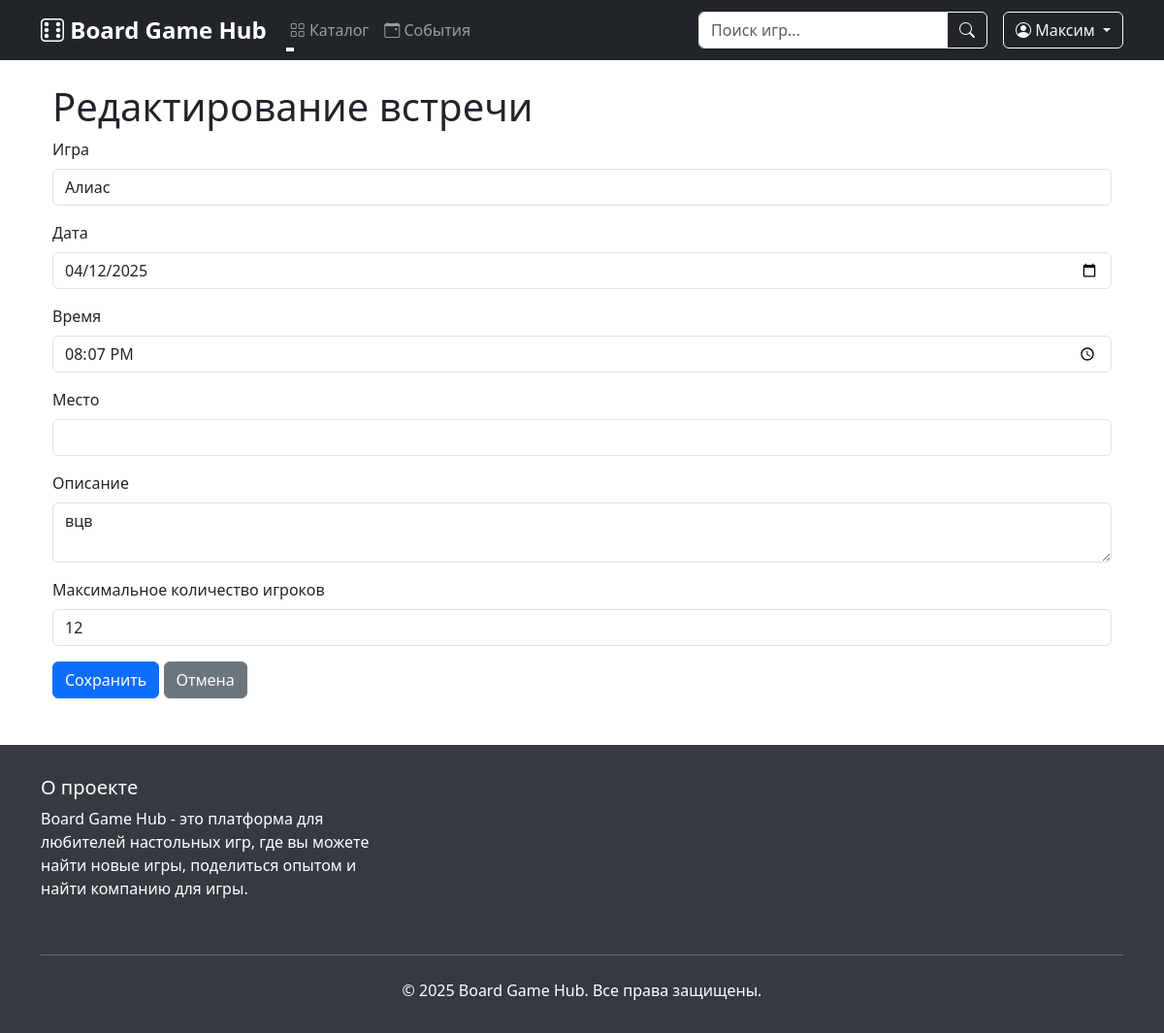
Before: /game_sessions/3/edit (signed in) with the older database file.
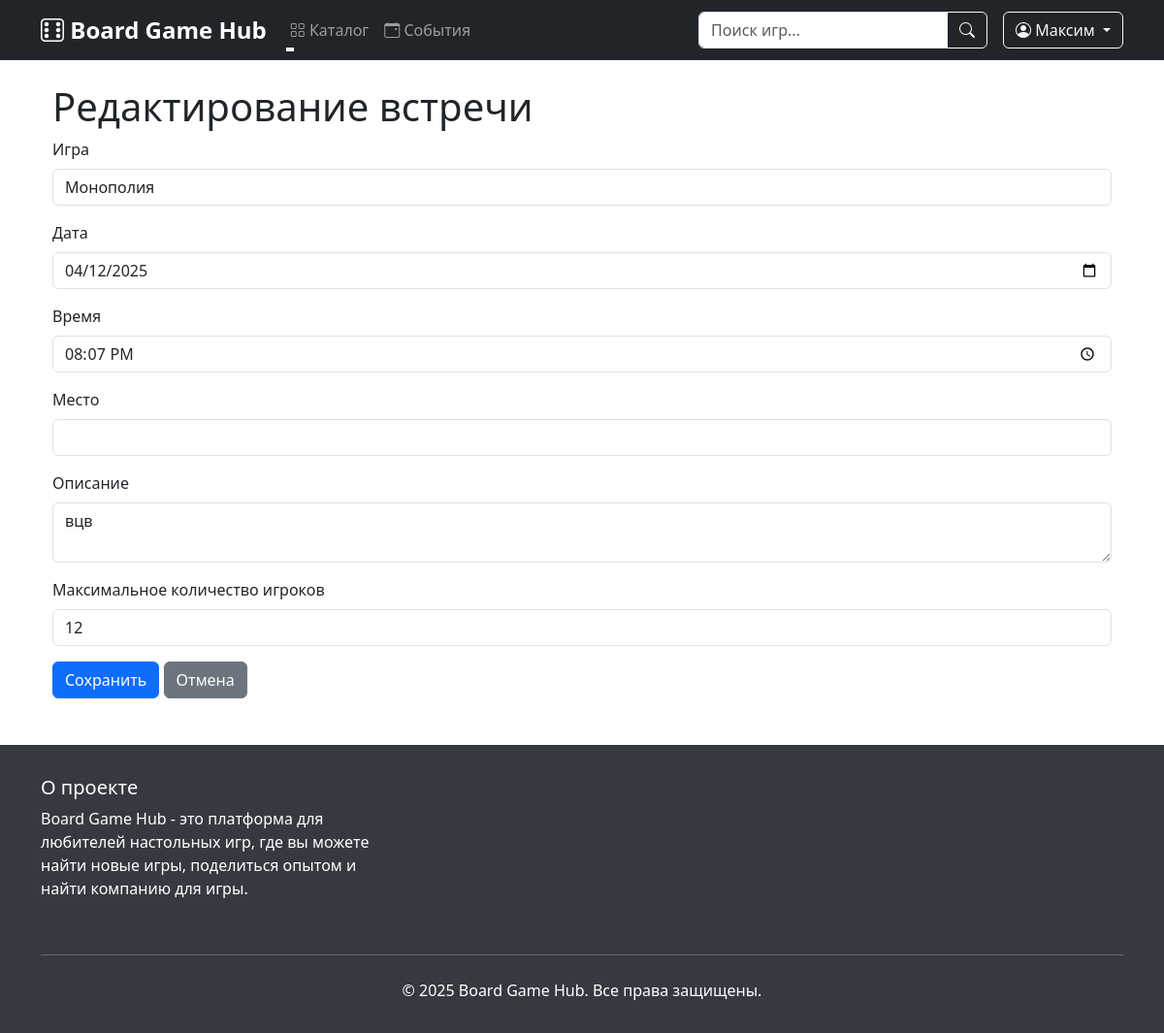
After: the same page with the newer database file.
### data/game_sessions.py (models this page shows)
class GameSession(SqlAlchemyBase, SerializerMixin):
    __tablename__ = 'game_sessions'
    id = sqlalchemy.Column(sqlalchemy.Integer, primary_key=True, autoincrement=True)
    game_id = sqlalchemy.Column(sqlalchemy.Integer, sqlalchemy.ForeignKey('games.id'))
    creator_id = sqlalchemy.Column(sqlalchemy.Integer, sqlalchemy.ForeignKey('users.id'))
    date = sqlalchemy.Column(sqlalchemy.Date, nullable=False)
    time = sqlalchemy.Column(sqlalchemy.Time, nullable=False)
    location = sqlalchemy.Column(sqlalchemy.String, nullable=False)
    description = sqlalchemy.Column(sqlalchemy.String, nullable=True)
    max_players = sqlalchemy.Column(sqlalchemy.Integer, nullable=False)
    current_players = sqlalchemy.Column(sqlalchemy.Integer, default=1)
    created_at = sqlalchemy.Column(sqlalchemy.DateTime, default=datetime.utcnow)
    status = sqlalchemy.Column(sqlalchemy.String, default="Запланировано")
    game = orm.relationship('Game', back_populates='sessions')
    creator = orm.relationship('User', foreign_keys=[creator_id], back_populates='created_sessions')
    participants = orm.relationship('User', secondary=session_participants)

### main.py (the view, shortened to what this page needs)
@app.route('/game_sessions/<int:id>/edit', methods=['GET', 'POST'])
@login_required
def game_sessions_edit(id):
    form = GameSessionForm()
    db_sess = db_session.create_session()
    try:
        games = db_sess.query(Game).all()
        form.game.choices = [(g.id, g.title) for g in games]
        session = db_sess.query(GameSession).filter(
            GameSession.id == id,
            GameSession.creator_id == current_user.id
        ).first()
        if not session:
            abort(404)
        if request.method == "GET":
            form.game.data = session.game_id
            form.date.data = session.date
            form.time.data = session.time
            form.description.data = session.description
            form.max_players.data = session.max_players
        return render_template('game_session_form.html',
                               title='Редактирование встречи',
                               form=form)
    finally:
        db_sess.close()
    return redirect('/game_sessions')

### forms/game_session.py
class GameSessionForm(FlaskForm):
    game = SelectField('Игра', coerce=int, validators=[DataRequired()])
    date = DateField('Дата', format='%Y-%m-%d', validators=[DataRequired()])
    time = TimeField('Время', format='%H:%M', validators=[DataRequired()])
    location = StringField('Место', validators=[DataRequired()])
    description = TextAreaField('Описание', validators=[DataRequired()])
    max_players = IntegerField('Максимальное количество игроков', validators=[DataRequired()])
    submit = SubmitField('Сохранить')

### data/db_session.py (called while the page is built)
def create_session() -> Session:
    global __factory
    return __factory()

### main.py (called while the page is built)
@login_manager.user_loader
def load_user(user_id):
    db_sess = db_session.create_session()
    user = db_sess.get(User, user_id)
    db_sess.close()
    return user

@app.context_processor
def utility_processor():
    def get_unique_genres():
        db_sess = db_session.create_session()
        try:
            genres = db_sess.query(Game.genre).distinct().all()
            return [genre[0] for genre in genres if genre[0]]
        finally:
            db_sess.close()
    return dict(get_unique_genres=get_unique_genres)

### templates/game_session_form.html (shortened to what this page needs)
{% extends "base.html" %}
{% block content %}
<div class="container mt-4">
    <h1>{{ title }}</h1>
    <form action="" method="post">
        <div class="mb-3">
            <label for="game" class="form-label">{{ form.game.label }}</label>
            {{ form.game(class="form-control") }}
        </div>
        <div class="mb-3">
            <label for="date" class="form-label">{{ form.date.label }}</label>
            {{ form.date(class="form-control", type="date") }}
        </div>
        <div class="mb-3">
            <label for="time" class="form-label">{{ form.time.label }}</label>
            {{ form.time(class="form-control", type="time") }}
        </div>
        <div class="mb-3">
            <label for="location" class="form-label">{{ form.location.label }}</label>
            {{ form.location(class="form-control") }}
        </div>
        <div class="mb-3">
            <label for="description" class="form-label">{{ form.description.label }}</label>
            {{ form.description(class="form-control") }}
        </div>
        <div class="mb-3">
            <label for="max_players" class="form-label">{{ form.max_players.label }}</label>
            {{ form.max_players(class="form-control", type="number", min="2") }}
        </div>
        {{ form.submit(type="submit", class="btn btn-primary") }}
        <a href="{{ url_for('game_sessions') }}" class="btn btn-secondary">Отмена</a>
    </form>
</div>
{% endblock %}

Changed rows visible on the page:
changed GameSession "вцв": game "Алиас" → "Монополия"
